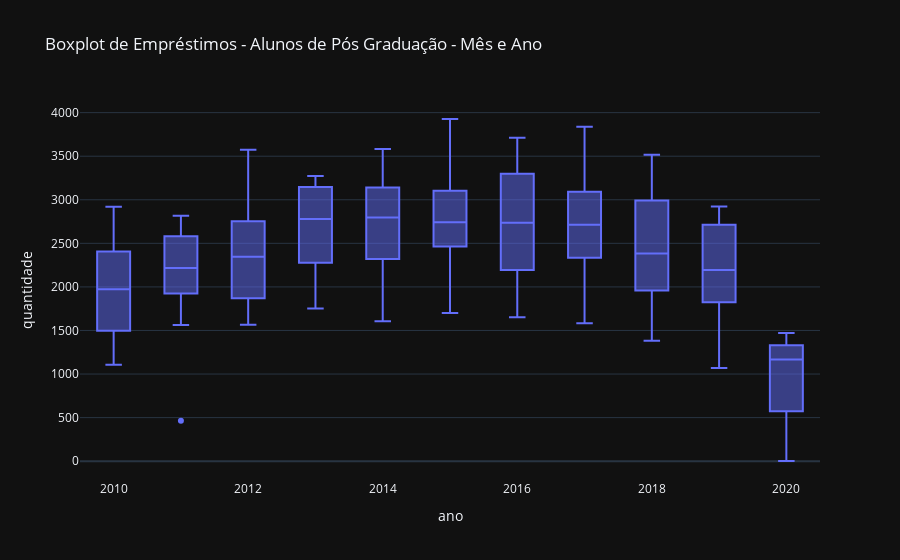

Notebook code cell kept with this figure:
### Code cell
fig = px.box(pos_graduacao_circulante,
             y = 'quantidade',
             x = 'ano',
             title = 'Boxplot de Empréstimos - Alunos de Pós Graduação - Mês e Ano',
             template= 'plotly_dark')
fig.show(config={'responsive': True})

### Figure 1 — Plotly figure (JSON) as saved in the notebook; plotly's stock layout.template omitted (floating-point values rounded to 4 significant figures)
{"data": [{"alignmentgroup": "True", "hovertemplate": "ano=%{x}<br>quantidade=%{y}<extra></extra>", "legendgroup": "", "marker": {"color": "#636efa"}, "name": "", "notched": false, "offsetgroup": "", "orientation": "v", "showlegend": false, "type": "box", "x": [2015, 2017, 2017, 2016, 2016, 2014, 2012, 2018, 2016, 2015, 2018, 2013, 2014, 2013, 2013, 2014, 2017, 2015, 2016, 2013, 2014, 2015, 2018, 2017, 2016, 2014, 2012, 2015, 2012, 2019, 2013, 2010, 2018, 2014, 2017, 2019, 2019, 2011, 2013, 2015, 2013, 2016, 2017, 2016, 2010, 2015, 2017, 2014, 2015, 2011, 2019, 2011, 2011, 2014, 2012, 2013, 2010, 2015, 2018, 2013, 2011, 2015, 2018, 2019, 2016, 2017, 2018, 2012, 2012, 2012, 2011, 2017, 2017, 2016, 2014, 2014, 2019, 2010, 2018, 2010, 2012, 2013, 2013, 2011, 2019, 2016, 2019, 2018, 2019, 2011, 2010, 2012, 2014, 2011, 2010, 2011, 2018, 2015, 2010, 2013, 2012, 2015, 2016, 2012, 2016, 2017, 2019, 2014, 2019, 2017, 2012, 2011, 2018, 2010, 2010, 2020, 2018, 2010, 2020, 2020, 2010, 2019, 2011, 2020], "x0": " ", "xaxis": "x", "y": [3927, 3837, 3722, 3711, 3662, 3583, 3575, 3518, 3483, 3315, 3290, 3274, 3204, 3186, 3181, 3180, 3125, 3120, 3115, 3110, 3101, 3086, 3068, 3059, 3049, 3010, 2993, 2977, 2956, 2922, 2921, 2919, 2914, 2904, 2849, 2848, 2836, 2818, 2791, 2774, 2767, 2753, 2724, 2720, 2716, 2711, 2705, 2690, 2661, 2595, 2593, 2591, 2573, 2571, 2553, 2528, 2514, 2506, 2451, 2445, 2431, 2423, 2389, 2379, 2378, 2376, 2376, 2370, 2351, 2341, 2340, 2339, 2332, 2328, 2325, 2316, 2307, 2297, 2229, 2222, 2217, 2108, 2104, 2095, 2082, 2059, 2049, 2049, 2037, 2030, 2026, 2025, 1970, 1945, 1920, 1903, 1868, 1785, 1782, 1753, 1714, 1701, 1692, 1691, 1651, 1649, 1613, 1605, 1601, 1582, 1566, 1563, 1545, 1522, 1474, 1471, 1382, 1275, 1189, 1143, 1106, 1069, 465, 2], "y0": " ", "yaxis": "y"}], "layout": {"boxmode": "group", "legend": {"tracegroupgap": 0}, "title": {"text": "Boxplot de Empréstimos - Alunos de Pós Graduação - Mês e Ano"}, "xaxis": {"anchor": "y", "domain": [0, 1], "title": {"text": "ano"}}, "yaxis": {"anchor": "x", "domain": [0, 1], "title": {"text": "quantidade"}}}}
